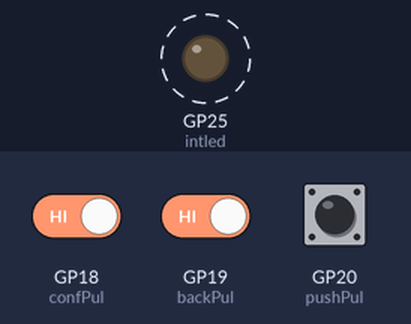
Recording of a program running on a simulated Raspberry Pi Pico running MicroPython. Parts: output pins drawn as LEDs (lit = HIGH). Dashed ring = blinking. The test bench sets the inputs (shaded band); at power-on: GP18 (confPul) HIGH, GP19 (backPul) HIGH, GP20 (pushPul) HIGH. What the program prints to the serial console is not drawn.

Above: at 1.2 s.
1.3 s: GP18 (confPul) driven LOW
4.3 s: GP19 (backPul) driven LOW
7.3 s: GP20 (pushPul) pulled LOW for 0.15 s
Timing chart, 0 to 16.3 s (numbered marks = the images above; inputs shaded):
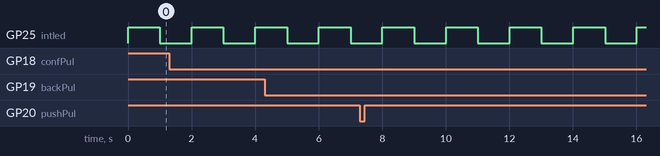

Measured:
- by itself, GP25 (intled): alternates HIGH for 1.0 s and LOW for 1.0 s

The program:

Rbhwt_3sw1_0.py
```python
# Taller Programación y Robótica en CMM BML – 2024 -2025 - Clase xx
# Programa: basic hw test sh1106 i2c - 3 switchs test with int
# Hardware platform: Pico _ & W / funciona igual sin cambios
# Librerias : sh1106.py
# Ref librerias: https://github.com/robert-hh/SH1106
# Fecha JCSP 2023 02 06
# Licencia : CC BY-NC-SA 4.0

from os import uname
# Informative block - start
p_keyOhw = "I2C en GPIO 4&5 => SDA0 & SCL0 400khz + 3 sw pins 18, 19 & 20"
p_project = "Test HW basico - Test de los 3 pulsadores con interrupciones"
p_version = "1.0"
p_library = "Ninguna"
print(f"uPython version: {uname()[3]} ")
print(f"uC: {uname()[4]} - Key other HW: {p_keyOhw}")
print(f"Program: {p_project} - Version: {p_version}")
print(f"Key Library: {p_library}")

from machine import Pin, I2C
# import sh1106
import utime

# 0. 1 Definition de los 3 switchs
listaPul = ['confirm', 'back', 'push']

CONFIRM = 18
BACK = 19
PUSH = 20
confPul = Pin(CONFIRM, Pin.IN) # pull up por circuito
backPul = Pin(BACK, Pin.IN) # pull up por circuito
pushPul = Pin(PUSH, Pin.IN) # pull up por circuito

# confPul = Pin(CONFIRM, Pin.IN, Pin.PULL_UP) # pull up por sw
# backPul = Pin(BACK, Pin.IN, Pin.PULL_UP) # pull up por sw
# pushPul = Pin(PUSH, Pin.IN, Pin.PULL_UP) # pull up por sw

# 0.2 Internal led config for flashing
intled = Pin("LED", Pin.OUT)
intled.on()

# 0.3 Configura interrupciones asociadas a los pulsadores
teclas = [] # guarda las teclas presionadas
last_time = 0 # guarda la ultima marca de tiempo en que se presiono el pulsador

def manejaPulsadores(pin):

    global teclas, last_time
    new_time = utime.ticks_ms()
    # Si ha pasado mas de 200ms desde el ultimo evento, temenos un nuevo evento. Evita los REBOTES
    if utime.ticks_diff(new_time, last_time) > 400:
        teclas.append(listaPul[int(str(pin).split(",")[0][8:]) - CONFIRM])
        # Si la interrupcion vien del pulsador 'back' en GPIO19
        # objeto 'pin' devuelve por ejemplo 'Pin(GPIO19, mode=IN)' si lo pasamos a str
        # slip(",") parte por la coma en una lista ['Pin(GPIO19', ' mode=IN)']
        # [0][8:] toma del primero de la lista los caracteres del 8 al final, y lo pasa a int
        # 'Pin(GPIO19'[8:] -> '19'
        # y resta el valor de CONFIRM = 18 , dando 1
        # busca en listaPul[1] => 'back'
        last_time = new_time

confPul.irq(trigger=Pin.IRQ_FALLING, handler=manejaPulsadores)

backPul.irq(trigger=Pin.IRQ_FALLING, handler=manejaPulsadores)

pushPul.irq(trigger=Pin.IRQ_FALLING, handler=manejaPulsadores)

while True:
    print('hago cosas y hago parpadear el led')
    utime.sleep(1)
    if teclas != []:
        for t in teclas:
            print(t)
        teclas = []

    intled.toggle() # cambia el led de encendido a apagado y viceversa
```
